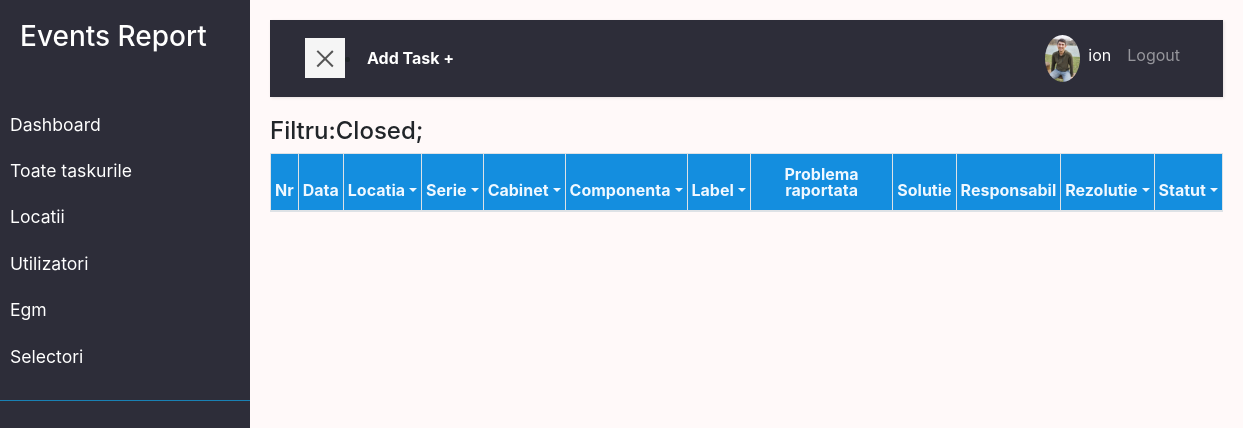
The app's page /tasks-filtred/Closed/ (signed in), older data.
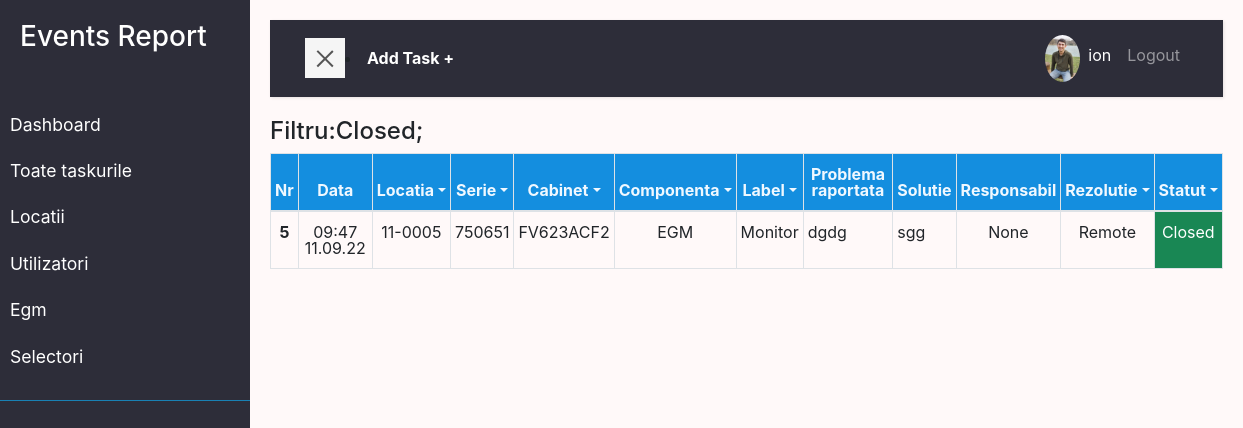
The same page, newer data.
### task/models.py (models this page shows, shortened)
class Task(models.Model):
    STAT = (
        ('open', 'Open'),
        ('closed', 'Closed'),
        ('in_progres', 'Progres'),
        ('waiting_vnet', 'VNET'),
        ('waiting_cmac', 'CMAC'),
        ('waiting_lnm', 'LNM'),
    )
    nr = models.BigAutoField(primary_key=True, unique=True, editable=False)
    created = models.DateTimeField(auto_now_add=True, null=True, blank=True)
    locatia = models.ForeignKey(
        Location, null=True, blank=True, on_delete=models.DO_NOTHING)
    egm = models.ForeignKey(Egm, null=True, blank=True,
                            on_delete=models.DO_NOTHING)
    owner = models.ForeignKey(
        Profile, null=True, blank=True, on_delete=models.DO_NOTHING)
    informatorul = models.CharField(max_length=200, blank=True, null=True)
    componenta = models.ForeignKey(
        'Componenta', null=True, blank=True, on_delete=models.DO_NOTHING)
    label = models.ForeignKey(
        'Label', null=True, blank=True, on_delete=models.DO_NOTHING)
    problema = models.TextField(blank=True, null=True)
    solutie = models.TextField(blank=True, null=True)
    sumar = models.TextField(blank=True, null=True)
    responsabil = models.CharField(max_length=200, blank=True, null=True)
    rezolutie = models.ForeignKey(
        'Rezolutie', null=True, blank=True, on_delete=models.DO_NOTHING)
    status = models.CharField(max_length=200, choices=STAT, default='open')
    data_inchidere = models.DateTimeField(null=True, blank=True)
    supervisor = models.CharField(max_length=200, blank=True, null=True)
    class Meta:
        ordering = ['-created']

class Componenta(models.Model):
    name = models.CharField(max_length=200)
    created = models.DateTimeField(auto_now_add=True, null=True, blank=True)
    def __str__(self):
        return self.name

class Label(models.Model):
    name = models.CharField(max_length=200)
    created = models.DateTimeField(auto_now_add=True, null=True, blank=True)
    def __str__(self):
        return self.name

class Rezolutie(models.Model):
    name = models.CharField(max_length=200)
    created = models.DateTimeField(auto_now_add=True, null=True, blank=True)
    def __str__(self):
        return self.name

### location/models.py (models this page shows)
class Location(models.Model):
    STAT = (
        ('deschisa', 'Deschisa'),
        ('inchisa', 'Inchisa'),
        ('in_progres', 'In progres'),
    )
    numar = models.CharField(max_length=200)
    name = models.CharField(max_length=200, null=True, blank=True)
    address = models.CharField(max_length=200, null=True, blank=True)
    status = models.CharField(max_length=200, choices=STAT)
    telefon = models.CharField(max_length=200, null=True, blank=True)
    adresa_ip = models.CharField(max_length=200, null=True, blank=True)
    manager = models.ForeignKey(
        'Manager', null=True, blank=True, on_delete=models.SET_NULL)
    data_deschidere = models.DateField(null=True, blank=True)
    data_inchidere = models.DateField(null=True, blank=True)
    created = models.DateTimeField(auto_now_add=True, null=True, blank=True)
    def __str__(self):
        return self.numar

### egm/models.py (models this page shows)
class Egm(models.Model):
    serie = models.CharField(max_length=200)
    cabinet = models.ForeignKey(
        'Cabinet', null=True, blank=True, on_delete=models.DO_NOTHING)
    platforma = models.ForeignKey(
        'Platform', null=True, blank=True, on_delete=models.DO_NOTHING)
    locatia = models.ForeignKey(
        Location, null=True, blank=True, on_delete=models.DO_NOTHING)
    created = models.DateTimeField(auto_now_add=True, null=True, blank=True)
    def __str__(self):
        return self.serie
    class Meta:
        ordering = ['serie']

class Cabinet(models.Model):
    name = models.CharField(max_length=200)
    created = models.DateTimeField(auto_now_add=True, null=True, blank=True)
    def __str__(self):
        return self.name
    class Meta:
        ordering = ['created']

### task/views.py (the view)
# urls.py: path('tasks-filtred/<str:pk>/', views.taskFilter, name='tasks-filtred'),
@login_required(login_url='login')
def taskFilter(request, pk):
    value = pk
    componente = Componenta.objects.all()
    cabinete = Cabinet.objects.all()
    egms = Egm.objects.all()
    rezolutii = Rezolutie.objects.all()
    labels = Label.objects.all()
    tasks = Task.objects.all()
    locatii = Location.objects.all()
    context = {'tasks': tasks, 'rezolutii': rezolutii, 'labels': labels, 'value': value,
               'componente': componente, 'cabinete': cabinete, 'egms': egms, 'locatii': locatii}
    return render(request, 'task/tasks.html', context)

### user/models.py (called while the page is built)
    @property
    def imageURL(self):
        try:
            url = self.profile_image.url
        except:
            url = ''
        return url

### task/templates/task/tasks.html (shortened to what this page needs)
{% extends 'main.html' %}
{% load static %}
{% block content %}
<div ><h4 id="fil" style="display: none">Filtru:</h4></div>
<div class=" text-center  tableFixHead">
      <table class="table table-bordered table-hover lh-1  " id="tabel">
        <thead >
        <tr >
          <th class="px-1" >Nr</th>
          <th class="px-1" >Data</th>
          <th class="px-1" >
            <a class="dropdown-toggle" type="button" data-bs-toggle="dropdown" aria-expanded="false">Locatia</a>
          </th>
          <th class="px-1">
            <a class="dropdown-toggle" type="button" data-bs-toggle="dropdown" aria-expanded="false">Serie</a>
          </th>
          <th class="px-1">
            <a class="dropdown-toggle" type="button" data-bs-toggle="dropdown" aria-expanded="false">Cabinet</a>
          </th>
          <th class="px-1">
            <a class="dropdown-toggle" type="button" data-bs-toggle="dropdown" aria-expanded="false">Componenta</a>
          </th>
          <th class="px-1">
            <a class="dropdown-toggle" type="button" data-bs-toggle="dropdown" aria-expanded="false">Label</a>
          </th>
          <th class="px-1">Problema raportata</th>
          <th class="px-1">Solutie</th>
          <th class="px-1">Responsabil</th>
          <th class="px-1">
            <a class="dropdown-toggle" type="button" data-bs-toggle="dropdown" aria-expanded="false">Rezolutie</a>
          </th>
          <th class="px-1">
            <a class="dropdown-toggle" type="button" data-bs-toggle="dropdown" aria-expanded="false">Statut</a>
          </th>
        </tr>
        </thead>
        <tbody >
        {% for task in tasks %}
        <tr >
          <th class="px-1"><a  href="{% url 'task' task.nr %}">{{task.nr}}</a></th>
          <td class="px-1">{{task.created|date:"H:i d.m.y"}}</td>
          <td class="px-1">{{task.locatia.numar}}</td>
          <td class="px-1">{{task.egm.serie}}</td>
          <td class="px-1">{{task.egm.cabinet}}</td>
          <td class="px-1">{{task.componenta}}</td>
          <td class="px-1">{{task.label}}</td>
          <td class="px-1" ><a onclick="return false" ondblclick="location=this.href" href="{% url 'task' task.nr %}"><div class="text-start">{{task.problema}}</div></a></td>
          <td class="px-1"><div class="text-start">{{task.solutie}}</div></td>
          <td class="px-1">{{task.responsabil}}</td>
          <td class="px-1">{{task.rezolutie}}</td>
          {% if task.status == 'open' %}
          <td class="text-bg-danger px-1">{{task.get_status_display}}</td>
          {% elif task.status == 'closed' %}
          <td class="text-bg-success px-1">{{task.get_status_display}}</td>
          {% elif task.status == 'in_progres' %}
          <td class="text-bg-info px-1">{{task.get_status_display}}</td>
          {% elif task.status == 'waiting_vnet' %}
          <td class="text-bg-warning px-1">{{task.get_status_display}}</td>
          {% elif task.status == 'waiting_cmac' %}
          <td class="text-bg-secondary px-1">{{task.get_status_display}}</td>
          {% elif task.status == 'waiting_lnm' %}
          <td class="text-bg-primary px-1">{{task.get_status_display}}</td>
          {% endif %}
        </tr>
        {% endfor %}
      </tbody>
      </table>
</div>
  {% endblock %}

Row changes from the older to the newer data that the page shows:
added Task: nr "5", created "09:47 11.09.22", locatia.numar "11-0005", egm.serie "750651", egm.cabinet "FV623ACF2", componenta "EGM", label "Monitor", problema "dgdg", solutie "sgg", responsabil "None", rezolutie "Remote", status "Closed"
